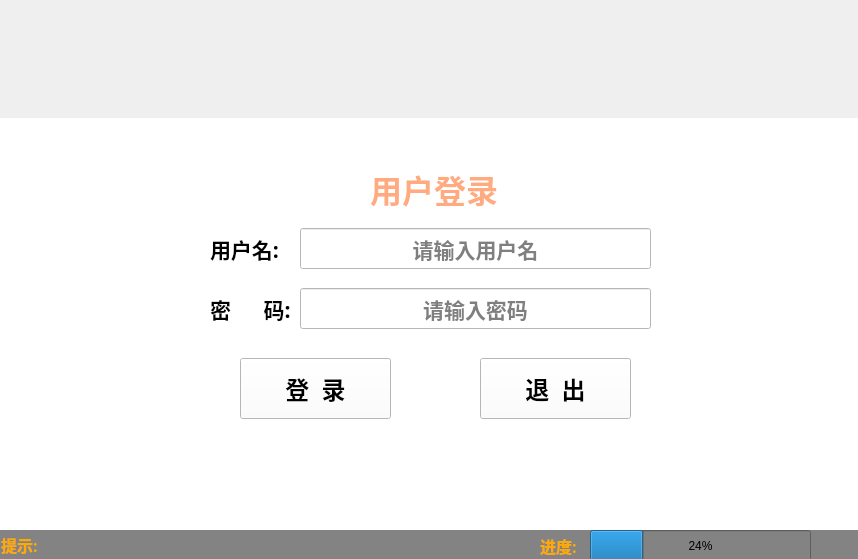
<?xml version="1.0" encoding="UTF-8"?>
<ui version="4.0">
 <class>Form</class>
 <widget class="QWidget" name="Form">
  <property name="geometry">
   <rect>
    <x>0</x>
    <y>0</y>
    <width>858</width>
    <height>559</height>
   </rect>
  </property>
  <property name="windowTitle">
   <string>Form</string>
  </property>
  <layout class="QVBoxLayout" name="verticalLayout_2">
   <property name="spacing">
    <number>0</number>
   </property>
   <property name="leftMargin">
    <number>0</number>
   </property>
   <property name="topMargin">
    <number>0</number>
   </property>
   <property name="rightMargin">
    <number>0</number>
   </property>
   <property name="bottomMargin">
    <number>0</number>
   </property>
   <item>
    <layout class="QGridLayout" name="gridLayout">
     <property name="spacing">
      <number>0</number>
     </property>
     <item row="2" column="0">
      <widget class="QWidget" name="widget" native="true">
       <property name="sizePolicy">
        <sizepolicy hsizetype="Preferred" vsizetype="Preferred">
         <horstretch>0</horstretch>
         <verstretch>5</verstretch>
        </sizepolicy>
       </property>
       <property name="styleSheet">
        <string notr="true">background-color: rgb(131, 131, 131);</string>
       </property>
       <widget class="QLabel" name="label_4">
        <property name="geometry">
         <rect>
          <x>1</x>
          <y>4</y>
          <width>51</width>
          <height>21</height>
         </rect>
        </property>
        <property name="font">
         <font>
          <family>Adobe Arabic</family>
          <pointsize>12</pointsize>
          <weight>75</weight>
          <bold>true</bold>
         </font>
        </property>
        <property name="styleSheet">
         <string notr="true">color: rgb(255, 170, 0);</string>
        </property>
        <property name="text">
         <string>提示:</string>
        </property>
       </widget>
       <widget class="QLabel" name="label_5">
        <property name="geometry">
         <rect>
          <x>540</x>
          <y>0</y>
          <width>51</width>
          <height>31</height>
         </rect>
        </property>
        <property name="font">
         <font>
          <family>Adobe Arabic</family>
          <pointsize>12</pointsize>
          <weight>75</weight>
          <bold>true</bold>
         </font>
        </property>
        <property name="styleSheet">
         <string notr="true">color: rgb(255, 170, 0);</string>
        </property>
        <property name="text">
         <string>进度:</string>
        </property>
       </widget>
       <widget class="QProgressBar" name="progressBar">
        <property name="geometry">
         <rect>
          <x>590</x>
          <y>0</y>
          <width>221</width>
          <height>31</height>
         </rect>
        </property>
        <property name="value">
         <number>24</number>
        </property>
       </widget>
      </widget>
     </item>
     <item row="0" column="0">
      <widget class="QWidget" name="widget_3" native="true">
       <property name="sizePolicy">
        <sizepolicy hsizetype="Preferred" vsizetype="Preferred">
         <horstretch>0</horstretch>
         <verstretch>20</verstretch>
        </sizepolicy>
       </property>
       <property name="styleSheet">
        <string notr="true">background-image: url(:/img/C:/Users/Vme/Desktop/ban.jpg);</string>
       </property>
       <zorder>widget_2</zorder>
       <zorder>widget_2</zorder>
      </widget>
     </item>
     <item row="1" column="0">
      <widget class="QWidget" name="widget_2" native="true">
       <property name="sizePolicy">
        <sizepolicy hsizetype="Preferred" vsizetype="Expanding">
         <horstretch>0</horstretch>
         <verstretch>70</verstretch>
        </sizepolicy>
       </property>
       <property name="styleSheet">
        <string notr="true">background-color: rgb(255, 255, 255);
background-image: url(:/img/C:/Users/Vme/Desktop/LoginBG.jpg);</string>
       </property>
       <widget class="QLabel" name="label">
        <property name="geometry">
         <rect>
          <x>210</x>
          <y>110</y>
          <width>91</width>
          <height>41</height>
         </rect>
        </property>
        <property name="font">
         <font>
          <family>Adobe Arabic</family>
          <pointsize>16</pointsize>
          <weight>75</weight>
          <bold>true</bold>
         </font>
        </property>
        <property name="text">
         <string>用户名:</string>
        </property>
       </widget>
       <widget class="QLabel" name="label_2">
        <property name="geometry">
         <rect>
          <x>210</x>
          <y>170</y>
          <width>91</width>
          <height>41</height>
         </rect>
        </property>
        <property name="font">
         <font>
          <family>Adobe Arabic</family>
          <pointsize>16</pointsize>
          <weight>75</weight>
          <bold>true</bold>
         </font>
        </property>
        <property name="text">
         <string>密      码:</string>
        </property>
       </widget>
       <widget class="QLabel" name="label_3">
        <property name="geometry">
         <rect>
          <x>370</x>
          <y>40</y>
          <width>161</width>
          <height>61</height>
         </rect>
        </property>
        <property name="font">
         <font>
          <family>Adobe Caslon Pro Bold</family>
          <pointsize>24</pointsize>
          <weight>75</weight>
          <italic>false</italic>
          <bold>true</bold>
         </font>
        </property>
        <property name="styleSheet">
         <string notr="true">color: rgb(255, 170, 127);</string>
        </property>
        <property name="text">
         <string>用户登录</string>
        </property>
       </widget>
       <widget class="QLineEdit" name="lineEdit">
        <property name="geometry">
         <rect>
          <x>300</x>
          <y>110</y>
          <width>351</width>
          <height>41</height>
         </rect>
        </property>
        <property name="font">
         <font>
          <family>Adobe Arabic</family>
          <pointsize>16</pointsize>
          <weight>75</weight>
          <bold>true</bold>
         </font>
        </property>
        <property name="layoutDirection">
         <enum>Qt::LeftToRight</enum>
        </property>
        <property name="alignment">
         <set>Qt::AlignCenter</set>
        </property>
        <property name="placeholderText">
         <string>请输入用户名</string>
        </property>
       </widget>
       <widget class="QLineEdit" name="lineEdit_2">
        <property name="geometry">
         <rect>
          <x>300</x>
          <y>170</y>
          <width>351</width>
          <height>41</height>
         </rect>
        </property>
        <property name="font">
         <font>
          <family>Adobe Arabic</family>
          <pointsize>16</pointsize>
          <weight>75</weight>
          <bold>true</bold>
         </font>
        </property>
        <property name="layoutDirection">
         <enum>Qt::LeftToRight</enum>
        </property>
        <property name="alignment">
         <set>Qt::AlignCenter</set>
        </property>
        <property name="placeholderText">
         <string>请输入密码</string>
        </property>
       </widget>
       <widget class="QPushButton" name="pushButton">
        <property name="geometry">
         <rect>
          <x>240</x>
          <y>240</y>
          <width>151</width>
          <height>61</height>
         </rect>
        </property>
        <property name="font">
         <font>
          <family>Adobe Arabic</family>
          <pointsize>18</pointsize>
          <weight>75</weight>
          <bold>true</bold>
         </font>
        </property>
        <property name="text">
         <string>登  录</string>
        </property>
       </widget>
       <widget class="QPushButton" name="pushButton_2">
        <property name="geometry">
         <rect>
          <x>480</x>
          <y>240</y>
          <width>151</width>
          <height>61</height>
         </rect>
        </property>
        <property name="font">
         <font>
          <family>Adobe Arabic</family>
          <pointsize>18</pointsize>
          <weight>75</weight>
          <bold>true</bold>
         </font>
        </property>
        <property name="text">
         <string>退  出</string>
        </property>
       </widget>
      </widget>
     </item>
    </layout>
   </item>
  </layout>
 </widget>
 <resources>
  <include location="res.qrc"/>
 </resources>
 <connections/>
</ui>
